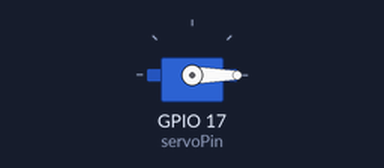
A program run on a simulated Raspberry Pi (BCM pin numbers). On the bench: servo. Servo angles are drawn from the pulse width (0.5 ms = 0°, 2.5 ms = 180°).

Above: at 0.05 s.
At 0.25 s:
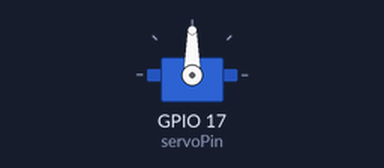
At 0.5 s:
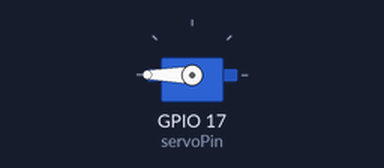
At 1.0 s:
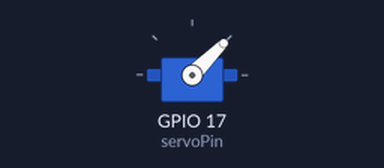
Timing chart, 0 to 3.0 s (numbered marks = the images above):
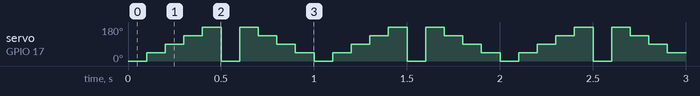

Measured:
- by itself, servo on GPIO 17 (servoPin): repeats every 1.0 s: 90° 0.10 s, 135° 0.10 s, 180° 0.10 s, 0° 0.10 s, 180° 0.10 s, 135° 0.10 s, 90° 0.10 s, 45° 0.10 s, 0° 0.10 s, 45° 0.10 s

The program:

zeroservo.py
```python
import RPi.GPIO as GPIO
import time

servoPin = 17
GPIO.setmode(GPIO.BCM)
GPIO.setup(servoPin, GPIO.OUT)

p = GPIO.PWM(servoPin, 50)
p.start(2.5)
dc = [2.5, 5, 7.5, 10, 12.5]
try:
    while True:
        for i in range(len(dc)):
            p.ChangeDutyCycle(dc[i])
            time.sleep(0.1)
        for i in range(len(dc)):
            p.ChangeDutyCycle(dc[-i])
            time.sleep(0.1)
except KeyboardInterrupt:
    pass

p.stop()
GPIO.cleanup()
```
